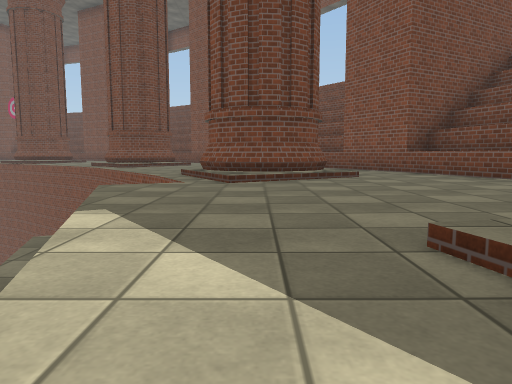
[1] (above)

17 first-person views from a walk through a 3-D level made in the Unity game engine. The camera is 0.42 m above the floor, tilts 6° down and sees 70° across. The floor is counted in squares, 1 m on a side. Each view is taken from the middle of a square. On the plan, view 1 faces up. The plan holds only what a view shows up to about 9 squares ahead; the rest is blank. The place goes on beyond the plan. The player character is not drawn. Some animated figures are not drawn. Some surface patterns are stand-ins.

[2]
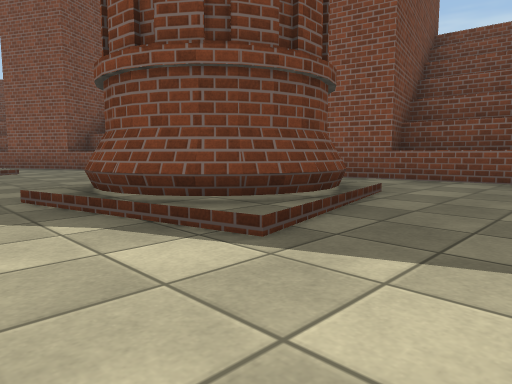

[3]
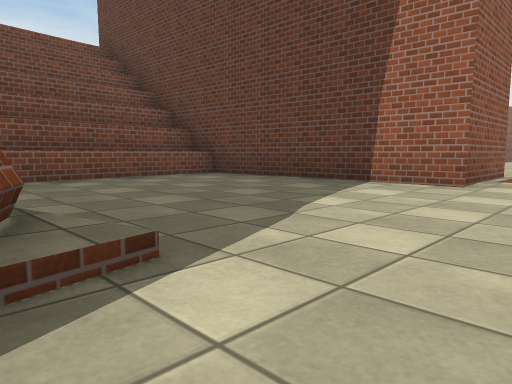

[4]
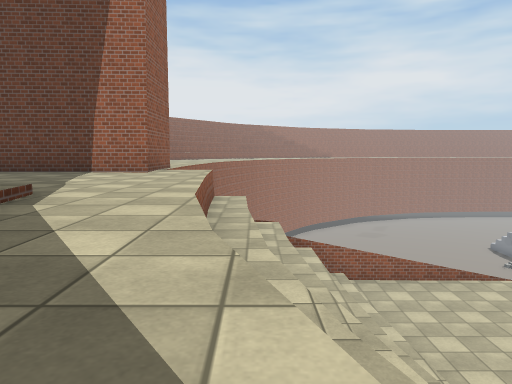

[5]
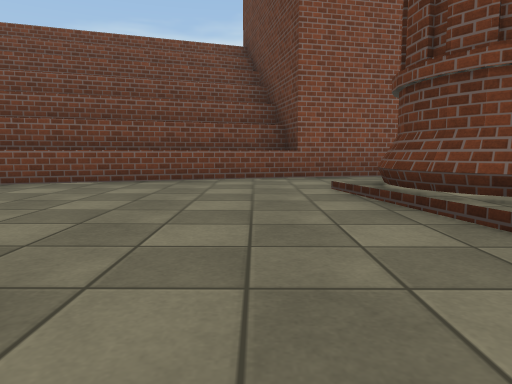

[6]
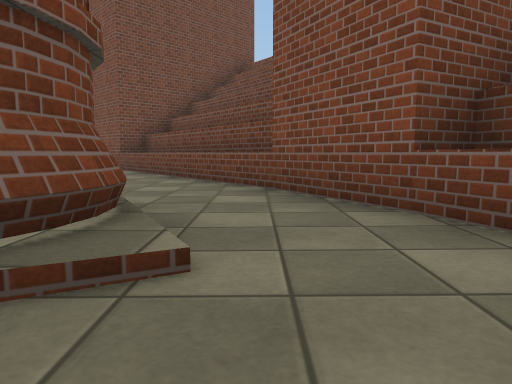

[7]
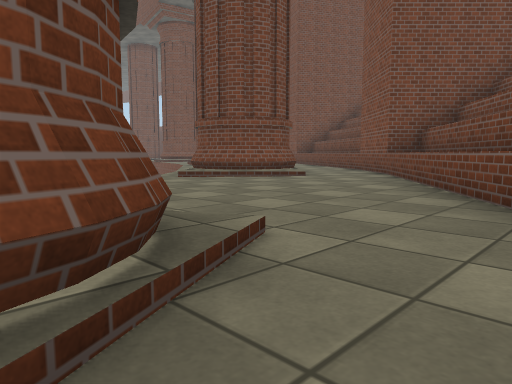

[8]
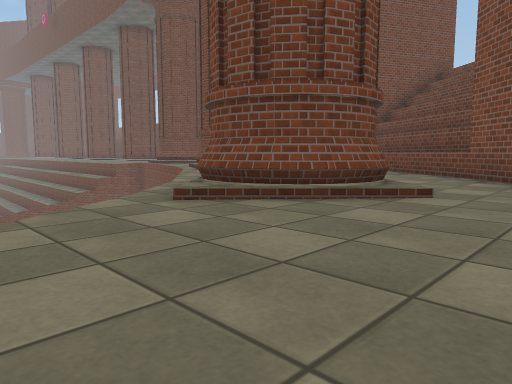

[9]
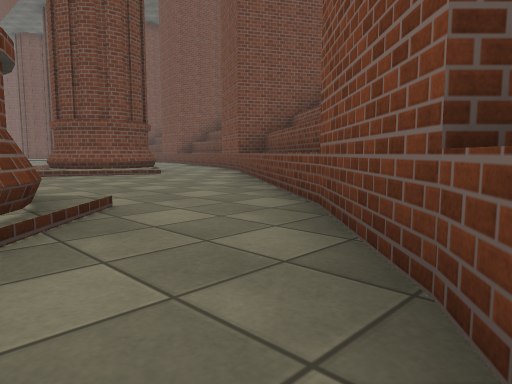

[10]
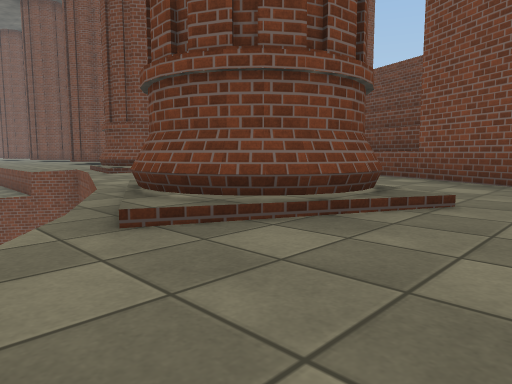

[11]
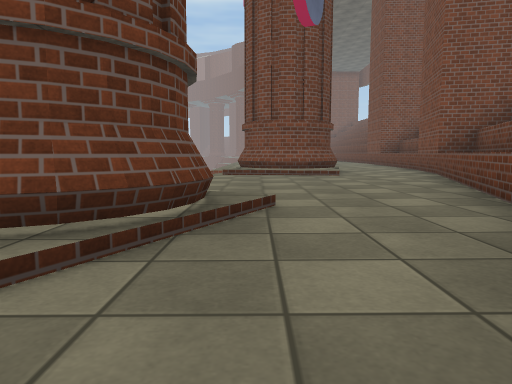

[12]
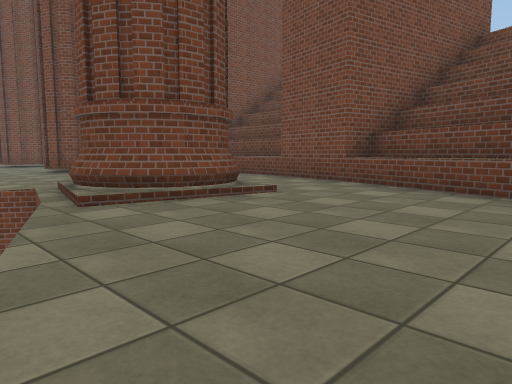

[13]
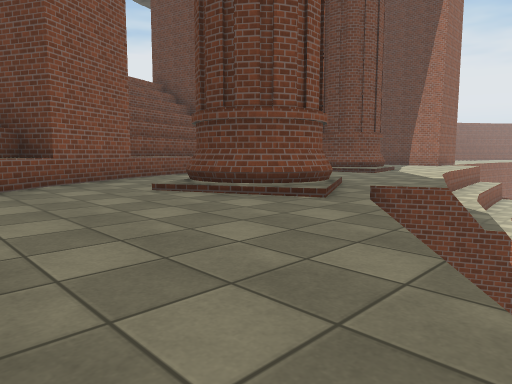

[14]
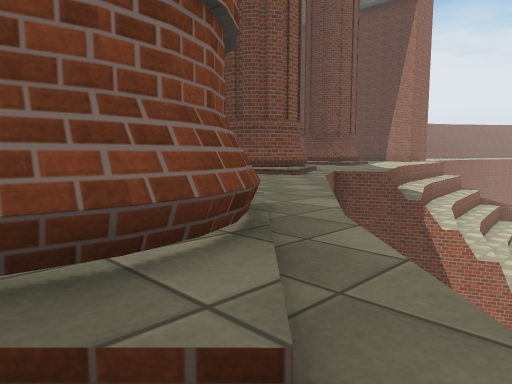

[15]
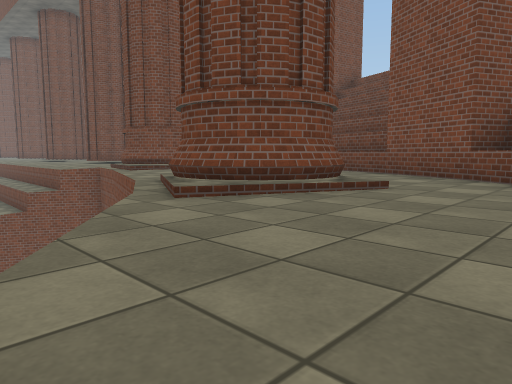

[16]
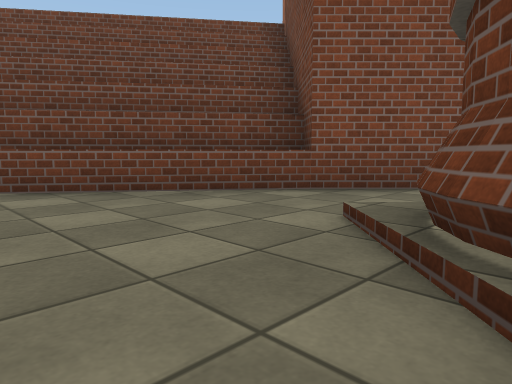

[17]
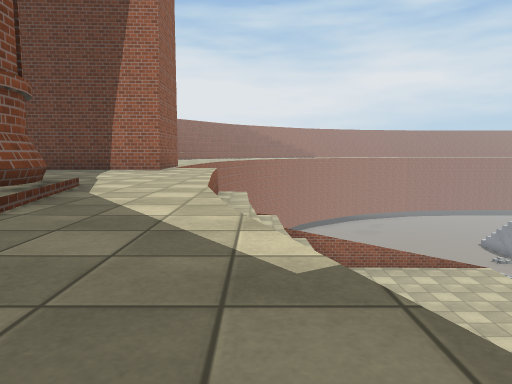

### Floor plan
Key: @ floor where view 1 was taken; # wall or solid block; . main floor; : floor 0.05 m higher than the main floor; / step, stairs or slope; ^ raised ledge; v drop or lower ground.
Columns run from 17 left of view 1 to 7 right of it. Each row starts with its distance up from view 1.
 22 ^#####
 21 ::::^^##
 20  //.:::^# #
 19   #...:::v^#
 18 /##..../.::^##
 17 vvv.../##/::^##
 16    vvv/##...::^#
 15       vv/....::#v
 14         v..../::^#
 13          vv.###::##
 12            v###.:^#
 11             v/...:^#
 10              v...::^#
  9              v....::#
  8               v..//:##
  7                v###:^#
  6                 ###.:^#
  5               vv....:^#
  4             vvvv....::#
  3              v v.....:^#
  2                vv..//:#v
  1                vv.###:vv
  0               vvv@###::#
 -1               vvv.....:#
 -2            vvvvvv.....:#
 -3            vvvvvvv....:^#
 -4           vvvvvvvv...::^#
 -5           vvvvvvvv.######
 -6           vvvvvvvvv#
 -7                   v

Where each view was taken, in squares from view 1:
view 1: 0 up, 0 right, facing up
view 2: 2 down, 0 right, facing up-right
view 3: 0 up, 0 right, facing down-right
view 4: 3 up, 1 left, facing down
view 5: 3 up, 1 left, facing right
view 6: 5 up, 2 right, facing up
view 7: 7 up, 2 right, facing up-left
view 8: 9 up, 1 left, facing up-left
view 9: 13 up, 1 left, facing up-left
view 10: 14 up, 7 left, facing up-left
view 11: 18 up, 7 left, facing left
view 12: 16 up, 11 left, facing up-left
view 13: 11 up, 4 left, facing down-right
view 14: 13 up, 6 left, facing down-right
view 15: 13 up, 6 left, facing up-left
view 16: 13 up, 6 left, facing up-right
view 17: 4 up, 1 left, facing down
